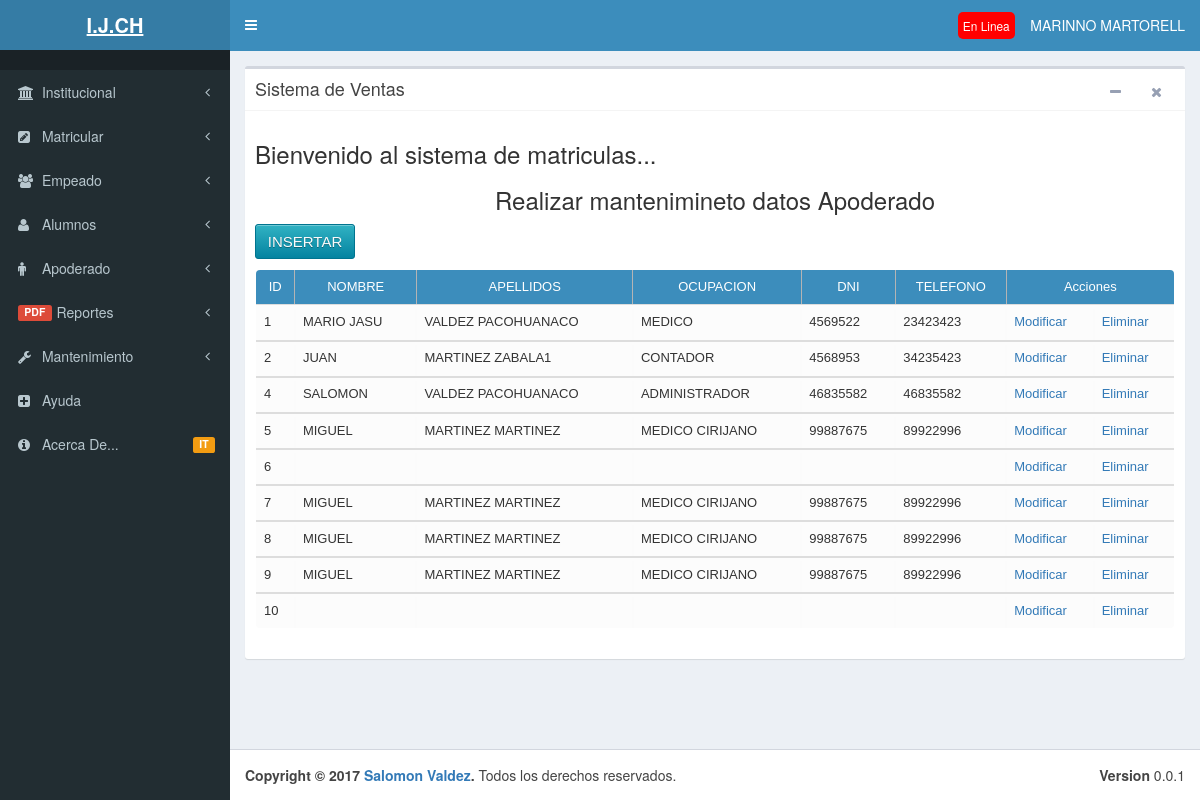
The app's page /Mantenimiento_Apoderado2.php (signed in) with its own data.
### tables this page shows
CREATE TABLE `apoderado` (
  `idApoderado` int(11) NOT NULL AUTO_INCREMENT,
  `nomApoderado` varchar(20) DEFAULT NULL,
  `apeApoderado` varchar(20) DEFAULT NULL,
  `traApoderado` varchar(20) DEFAULT NULL,
  `dniApoderado` char(8) DEFAULT NULL,
  `celApoderado` char(8) DEFAULT NULL,
  `dirApoderado` varchar(30) DEFAULT NULL,
  PRIMARY KEY (`idApoderado`)
);

### Mantenimiento_Apoderado2.php (the view, shortened to what this page needs)
<?php
$usuarioNumbre = $_SESSION['nombre'];
$usuarioApellido = $_SESSION['apellido'];
   include("a_menu.php");
?>
      <div class="content-wrapper">
        <section class="content">
          <div class="row">
            <div class="col-md-12">
              <div class="box">
                <div class="box-header with-border">
                  <h3 class="box-title">Sistema de Ventas</h3>
                   <br>
                  <div class="box-tools pull-right">
                    <button class="btn btn-box-tool" data-widget="collapse"><i class="fa fa-minus"></i></button>
                    <button class="btn btn-box-tool" data-widget="remove"><i class="fa fa-times"></i></button>
                  </div>
                </div>
                <div class="box-body">
                  	<div class="row">
	                  	<div class="col-md-12">
                              <h3>Bienvenido al sistema de matriculas...</h3>
                              <?php
                            	require('a_conexion2.php');
                            	$query="SELECT idApoderado,nomApoderado,apeApoderado,traApoderado,dniApoderado,celApoderado FROM apoderado";
                            	$resultado=$mysqli->query($query);
                            	?>
                            	<center> <h3>Realizar mantenimineto  datos Apoderado</h3></center>
                            	 <a href="InsertarEmpleado.php"><input class="btn_insertar" type="submit" value="Insertar"/></a>
                            	  <table width="100%" align="center" class="table table-hover ">
                                    <thead>
                            		 <tr>
                                   		<td class="cabecera">ID</td>
                                      <td class="cabecera">NOMBRE</td>
                                       <td class="cabecera">APELLIDOS</td>
                                       <td class="cabecera">OCUPACION</td>
                                       <td class="cabecera">DNI</td>
                                       <td class="cabecera">TELEFONO</td>
                                       <td colspan="2" class="cabecera acciones">Acciones</td>
                                      </tr>
                                    </thead>
                                    <tbody>
                                      <?php while($row=$resultado->fetch_assoc()){?>
                                      <td><?php echo $row['idApoderado'];?></td>
                                        <td><?php echo $row['nomApoderado'];?></td>
                                        <td><?php echo $row['apeApoderado'];?></td>
                                        <td><?php echo $row['traApoderado'];?></td>
                                        <td><?php echo $row['dniApoderado'];?></td>
                                        <td><?php echo $row['celApoderado'];?></td>
                            			      <td ><a href="modificarDatosApoderado.php?id=<?php echo $row['idApoderado'];?>" class="enlaceboton">Modificar</a></td>
                            	         <td><a href="EliminarApoderado.php?id=<?php echo $row['idApoderado'];?>" class="enlaceboton1">Eliminar</a></td>
                                    </tbody>
                                    <?php } ?>
                                </table>
                           </div>
                        </div>
                  		</div>
                  	</div>
                </div>
              </div>
            </div>
          </div>
      <footer class="main-footer">
        <div class="pull-right hidden-xs">
          <b>Version</b> 0.0.1
        </div>
        <strong>Copyright &copy; 2017 <a href="#">Salomon Valdez</a>.</strong>
Todos los derechos reservados.
      </footer>
  </body>
</html>

### a_menu.php (shortened to what this page needs)
<!DOCTYPE html>
<html>
  <head>
    <link rel="stylesheet" href="css2/estilos.css">
    <link rel="stylesheet" href="css/bootstrap.min.css">
    <link rel="stylesheet" href="css/font-awesome.css">
    <link rel="stylesheet" href="css/AdminLTE.min.css">
    <link rel="stylesheet" href="css/_all-skins.min.css">
    <link rel="stylesheet" href="https://maxcdn.bootstrapcdn.com/bootstrap/3.3.6/css/bootstrap.min.css">
  </head>
  <body class="hold-transition skin-blue sidebar-mini">
    <div class="wrapper">
      <header class="main-header">
        <a href="a_principal.php" class="logo">
          <span class="logo-lg"><b>I.J.CH</b></span>
        </a>
        <nav class="navbar navbar-static-top" role="navigation">
          <a href="#" class="sidebar-toggle" data-toggle="offcanvas" role="button">
          </a>
          <div class="navbar-custom-menu">
            <ul class="nav navbar-nav">
              <li class="dropdown user user-menu">
                <a href="#" class="dropdown-toggle" data-toggle="dropdown">
                  <small class="en-linea">En Linea</small>
                  <span class="hidden-xs"> <?php
                     echo  " &nbsp;&nbsp;&nbsp;".$usuarioNumbre. "&nbsp". $usuarioApellido;
                    ?></span>
                </a>
              </li>
            </ul>
          </div>
        </nav>
      </header>
      <aside class="main-sidebar">
        <section class="sidebar">
          <ul class="sidebar-menu">
            <li class="header"></li>
            <li class="treeview">
              <a href="#">
                <i class="fa fa-institution"></i>
                <span>Institucional</span>
                <i class="fa fa-angle-left pull-right"></i>
              </a>
            </li>
            <li class="treeview">
              <a href="#">
                <i class="fa fa-pencil-square"></i>
                <span>Matricular</span>
                 <i class="fa fa-angle-left pull-right"></i>
              </a>
            </li>
            <li class="treeview">
              <a href="#">
                <i class="fa fa-users"></i>
                <span>Empeado</span>
                 <i class="fa fa-angle-left pull-right"></i>
              </a>
            </li>
            <li class="treeview">
              <a href="#">
                <i class="fa fa-user"></i>
                <span>Alumnos</span>
                 <i class="fa fa-angle-left pull-right"></i>
              </a>
            </li>
            <li class="treeview">
              <a href="#">
                <i class="fa fa-male"></i> <span>Apoderado</span>
                <i class="fa fa-angle-left pull-right"></i>
              </a>
            </li>
            <li class="treeview">
              <a href="#">
                <i "fa fa-address"></i> <span>Reportes<p class="label pull-left bg-red">PDF</p></span>
                <i class="fa fa-angle-left pull-right"></i>
              </a>
            </li>
            <li class="treeview">
              <a href="#">
                <i class="fa fa-wrench"></i> <span>Mantenimiento</span>
                <i class="fa fa-angle-left pull-right"></i>
              </a>
            </li>
             <li>
              <a href="#">
                <i class="fa fa-plus-square"></i> <span>Ayuda</span>
              </a>
            </li>
            <li>
              <a href="#">
                <i class="fa fa-info-circle"></i> <span>Acerca De...</span>
                <small class="label pull-right bg-yellow">IT</small>
              </a>
            </li>
          </ul>
        </section>
      </aside>

### css2/estilos.css (style rules this page uses)
* { margin: 0px; }
.en-linea { border-radius: 5px 5px 5px 5px; background-color: red; padding: 5px; }
body { color: #606468; font: 87.5%/1.5em 'Open Sans', sans-serif; margin: 0; }
a { color: #eee; text-decoration: none; }
input { border: none; font-family: 'Open Sans', Arial, sans-serif; font-size: 14px; line-height: 1.5em; padding: 0; -webkit-appearance: none; }
p { line-height: 1.5em; }
#login, .logo { display:inline-block; width:40%; }
.logo { color:#fff; font-size:50px; line-height: 125px; }
table { font-family: fuente-tabla; margin: auto; border-radius: 5px 5px 5px 5px; font-family: sans-serif; font-size: 13px; overflow: hidden; width: 80%; margin: 0 auto; display: table; padding: 0 0 8em 0; }
table td { font-weight: normal; font-size: 1em; -webkit-box-shadow: 0 2px 2px -2px #0E1119; -moz-box-shadow: 0 2px 2px -2px #0E1119; box-shadow: 0 2px 2px -2px #0E1119; }
table tr:nth-child(odd) { background-color: #fcfcfc; }
table tr .cabecera { background-color: #3c8dbc; color:#fff; }
.btn_insertar { background-color: #0483a0; background-image: -webkit-gradient(linear, left top, left bottom, from(#31b2c3), to(#0483a0)); background-image: -webkit-linear-gradient(top, #31b2c3, #0483a0); background-image: -moz-linear-gradient(top, #31b2c3, #0483a0); background-image: -ms-linear-gradient(top, #31b2c3, #0483a0); background-image: -o-linear-gradient(top, #31b2c3, #0483a0); background-image: linear-gradient(top, #31b2c3, #0483a0); border: 1px solid #00748f; -moz-border-radius: 3px; -webkit-border-radius: 3px; border-radius: 3px; -webkit-box-shadow: 0 1px 0 rgba(255, 255, 255, 0.3) inset, 0 1px 0 #FFF; -moz-box-shadow: 0 1px 0 rgba(255, 255, 255, 0.3) inset, 0 1px 0 #FFF; box-shadow: 0 1px 0 rgba(255, 255, 255, 0.3) inset, 0 1px 0 #FFF; color: #fafafa; cursor: pointer; height: 35px; font: 15px Arial, Helvetica; padding: 0; text-transform: uppercase; text-shadow: 0 1px 0 rgba(0, 0 ,0, .3); width: 100px; }
.table-hover { border: 1px solid #8a8a8a; }
.cabecera { background-color: #3c8dbc; color: aliceblue; border: 1px solid #b4b4b4; text-align: center; }
.acciones { text-align: center; }

### records on screen
apoderado: idApoderado "1", nomApoderado "MARIO JASU", apeApoderado "VALDEZ PACOHUANACO", traApoderado "MEDICO", dniApoderado "4569522", celApoderado "23423423"
apoderado: idApoderado "2", nomApoderado "JUAN", apeApoderado "MARTINEZ ZABALA1", traApoderado "CONTADOR", dniApoderado "4568953", celApoderado "34235423"
apoderado: idApoderado "4", nomApoderado "SALOMON", apeApoderado "VALDEZ PACOHUANACO", traApoderado "ADMINISTRADOR", dniApoderado "46835582", celApoderado "46835582"
apoderado: idApoderado "5", nomApoderado "MIGUEL", apeApoderado "MARTINEZ MARTINEZ", traApoderado "MEDICO CIRIJANO", dniApoderado "99887675", celApoderado "89922996"
apoderado: idApoderado "6"
apoderado: idApoderado "7", nomApoderado "MIGUEL", apeApoderado "MARTINEZ MARTINEZ", traApoderado "MEDICO CIRIJANO", dniApoderado "99887675", celApoderado "89922996"
apoderado: idApoderado "8", nomApoderado "MIGUEL", apeApoderado "MARTINEZ MARTINEZ", traApoderado "MEDICO CIRIJANO", dniApoderado "99887675", celApoderado "89922996"
apoderado: idApoderado "9", nomApoderado "MIGUEL", apeApoderado "MARTINEZ MARTINEZ", traApoderado "MEDICO CIRIJANO", dniApoderado "99887675", celApoderado "89922996"
apoderado: idApoderado "10"

### other values on screen
$usuarioNumbre "MARINNO"
$usuarioApellido "MARTORELL"
